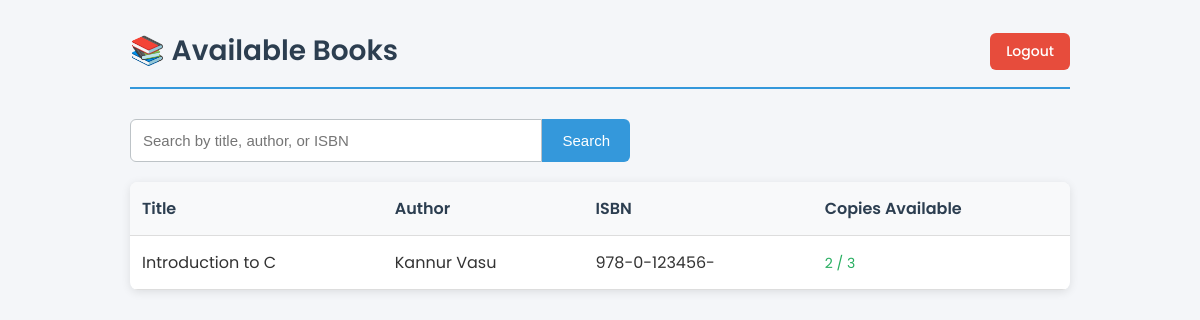
/library/books/, run on the app's committed database.
### librarian/models.py (models this page shows, shortened)
class Book(models.Model):
    title = models.CharField(max_length=200)
    author = models.CharField(max_length=100)
    isbn = models.CharField(max_length=13, unique=True)
    total_copies = models.PositiveIntegerField()
    available_copies = models.PositiveIntegerField(default=0)
    created_at = models.DateTimeField(default=timezone.now)

### librarian/views.py (the view)
# urls.py: path('books/', views.book_list, name='book_list'),
def book_list(request):
    query = request.GET.get('q')
    books = Book.objects.all()
    if query:
        books = books.filter(
            Q(title__icontains=query) |
            Q(author__icontains=query) |
            Q(isbn__icontains=query)
        )
    return render(request, 'book_list.html', {'books': books, 'query': query})

### librarian/templates/book_list.html (shortened to what this page needs)
<!DOCTYPE html>
<html lang="en">
<head>
</head>
<body>
  <div class="container">
    <div class="header">
      <h2>📚 Available Books</h2>
      <a href="{% url 'logout' %}" class="logout-btn">Logout</a>
    </div>
    <form method="get" class="search-form">
      <input
        type="text"
        name="q"
        placeholder="Search by title, author, or ISBN"
        value="{{ query|default:'' }}"
      >
      <button type="submit">Search</button>
    </form>
    {% if books %}
      <table>
        <thead>
          <tr>
            <th>Title</th>
            <th>Author</th>
            <th>ISBN</th>
            <th>Copies Available</th>
          </tr>
        </thead>
        <tbody>
          {% for book in books %}
          <tr>
            <td>{{ book.title }}</td>
            <td>{{ book.author }}</td>
            <td>{{ book.isbn }}</td>
            <td>
              <span class="copies">
                {{ book.available_copies }} / {{ book.total_copies }}
              </span>
            </td>
          </tr>
          {% endfor %}
        </tbody>
      </table>
    {% else %}
      <div class="no-books">
        No books found matching "{{ query }}".<br>
        <small>Try a different search term.</small>
      </div>
    {% endif %}
  </div>
</body>
</html>

### librarian/templates/book_list.html (style rules this page uses)
* { margin: 0; padding: 0; box-sizing: border-box; }
body { font-family: 'Poppins', sans-serif; background: #f4f6f9; color: #333; min-height: 100vh; }
.container { max-width: 1000px; margin: 0 auto; padding: 30px; }
.header { display: flex; justify-content: space-between; align-items: center; margin-bottom: 30px; padding-bottom: 15px; border-bottom: 2px solid #3498db; }
.header h2 { color: #2c3e50; font-size: 28px; font-weight: 600; }
.logout-btn { background: #e74c3c; color: white; padding: 8px 16px; text-decoration: none; border-radius: 6px; font-size: 14px; font-weight: 500; }
.search-form { margin-bottom: 20px; display: flex; max-width: 500px; }
.search-form input[type="text"] { flex: 1; padding: 12px; border: 1px solid #bdc3c7; border-radius: 6px 0 0 6px; font-size: 15px; }
.search-form button { padding: 0 20px; background: #3498db; color: white; border: none; border-radius: 0 6px 6px 0; cursor: pointer; font-size: 15px; }
table { width: 100%; border-collapse: collapse; margin: 20px 0; background: white; border-radius: 8px; overflow: hidden; box-shadow: 0 2px 10px rgba(0, 0, 0, 0.1); }
th, td { padding: 14px 12px; text-align: left; border-bottom: 1px solid #ddd; }
th { background-color: #f8f9fa; color: #2c3e50; font-weight: 600; }
.copies { font-size: 14px; color: #27ae60; }

### data on the page
Book: title "Introduction to C", author "Kannur Vasu", isbn "978-0-123456-", available_copies "2", total_copies "3"
